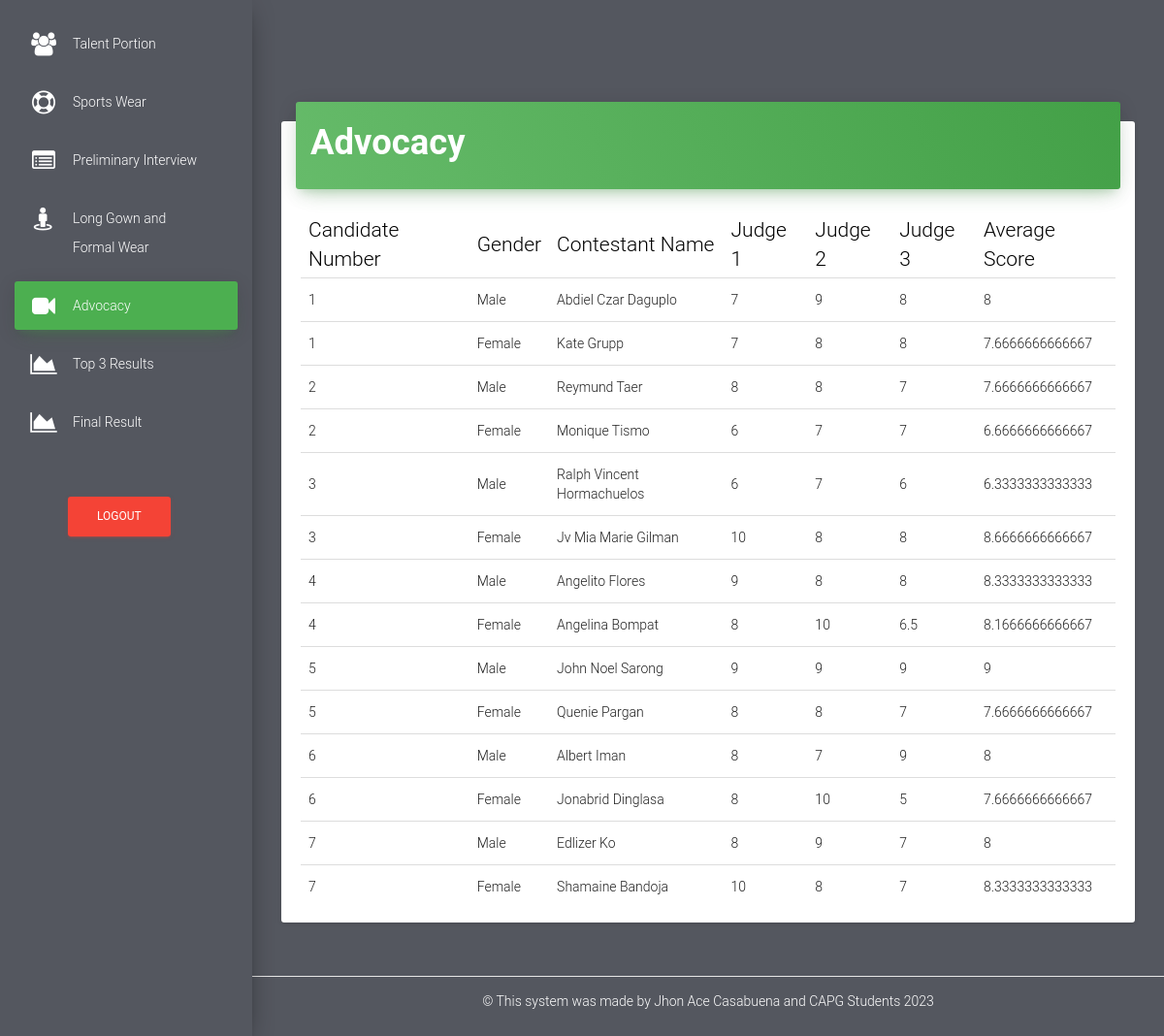
Page /result_advocacy.php (signed in) on the committed database.
### tables this page shows
CREATE TABLE `advocacy` (
  `id` int(11) NOT NULL,
  `candidate_no` int(11) NOT NULL,
  `name` varchar(100) NOT NULL,
  `gender` varchar(100) NOT NULL,
  `judge1` double NOT NULL,
  `judge2` double NOT NULL,
  `judge3` double NOT NULL,
  `judge4` double NOT NULL,
  `judge5` double NOT NULL,
  `average` double NOT NULL
);

### result_advocacy.php (the view, shortened to what this page needs)
<!doctype html>
<html lang="en">
<head>
    <link href="assets/css/bootstrap.min.css" rel="stylesheet" />
    <link href="assets/css/material-dashboard.css?v=1.2.0" rel="stylesheet" />
    <link href="assets/css/demo.css" rel="stylesheet" />
    <link href="font-awesome/css/font-awesome.css" rel="stylesheet">
    <link href="vendor/datatables/dataTables.bootstrap4.css" rel="stylesheet">
</head>
<body>
    <div class="wrapper" style="background-color: #54575F">
        <div class="sidebar" data-color="green" data-image="assets/img/sidebar-1.jpg">
            <div class="sidebar-wrapper">
                 <ul class="nav">
                    <li>
                        <a href="result_talent_night.php">
                            <i class="fa fa fa-users" style="color: white"></i>
                            <p style="color: white">Talent Portion</p>
                        </a>
                    </li>
                    <li>
                        <a href="result_sports_wear.php">
                            <i class="fa fa-life-ring" style="color: white"></i>
                            <p style="color: white">Sports Wear</p>
                        </a>
                    </li>
                    <li>
                        <a href="result_preliminary_interview.php">
                            <i class="fa fa-list-alt" style="color: white"></i>
                            <p style="color: white">Preliminary Interview</p>
                        </a>
                    </li>
                    <li>
                        <a href="result_long_gown_and_formal_wear.php">
                            <i class="fa fa fa-street-view" style="color: white"></i>
                            <p style="color: white">Long Gown and</p>
                            <p style="margin-left: 45px;color: white">Formal Wear</p>
                        </a>
                    </li>
                    <li class="active">
                        <a href="result_advocacy.php">
                            <i class="fa fa-video-camera" style="color: white"></i>
                            <p style="color: white">Advocacy</p>
                        </a>
                    </li>
                    <li>
                        <a href="results_top_3.php">
                            <i class="fa fa-area-chart" style="color: white"></i>
                            <p style="color: white">Top 3 Results</p>
                        </a>
                    </li>
                    <li>
                        <a href='final_result.php'>
                            <i class='fa fa-area-chart' style="color: white"></i>
                            <p style="color: white">Final Result</p>
                        </a>
                    </li>
					  <li>
                        <br>
                        <br>
                        <form method="post">
                                    <button class = "btn btn-danger" type='button' data-toggle="modal" data-target="#exampleModal20000" style="margin-left: 70px">Logout</button>
                                </form>
                    </li>
                </ul>
            </div>
        </div>
        <div class="main-panel">
            <nav class="navbar navbar-transparent navbar-absolute">
            </nav>
            <div class="content">
                <div class="container-fluid">
                    <div class="row">
                        <div class="col-md-12">
                            <div class="card">
                                <div class="card-header" data-background-color="green">
                                    <h2 class="title"><b>Advocacy</b></h2>
                                </div>
                                <div class="card-content table-responsive">
                                    <table class="table" id="dataTable">
                                        <thead style="font-weight: bold;color: black;font-size: 150%">
                                            <th>Candidate Number</th>
                                            <th>Gender</th>
                                            <th>Contestant Name</th>
                                            <th>Judge 1</th>
                                            <th>Judge 2</th>
                                            <th>Judge 3</th>
                                            <th>Average Score</th>
                                        </thead>
                                        <tbody>
				<?php
						$link = mysqli_connect("localhost","root","","tabulation");
						$sql = mysqli_query($link,"SELECT *FROM advocacy");
						for($a = 0 ; $a < $num_rows = mysqli_fetch_array($sql) ; $a++ )
						{
							$candidate_no = $num_rows['candidate_no'];
							$name = $num_rows['name'];
                            $gender = $num_rows['gender'];
							$judge1 = $num_rows['judge1'];
							$judge2 = $num_rows['judge2'];
							$judge3 = $num_rows['judge3'];
							$average = ($judge1 + $judge2 + $judge3)/3;
							echo "
							<tr>
								<td>$candidate_no</td>
                                <td>$gender</td>
								<td>$name</td>
								<td>$judge1</td>
								<td>$judge2</td>
								<td>$judge3</td>
								<td>$average</td>
							</tr>
							";
						}
				?>
                                        </tbody>
                                    </table>
                                </div>
                            </div>
                        </div>
                    </div>
                </div>
            </div>
           <footer class="footer">
                <div class="container-fluid">
                    <p class="text-center" style="color: white">
                        &copy;
                  This system was made by Jhon Ace Casabuena and CAPG Students
                    </p>
                </div>
            </footer>
        </div>
    </div>
</body>
</html>

### rows in the picture
advocacy: candidate_no "1", gender "Male", name "Abdiel Czar Daguplo", judge1 "7", judge2 "9", judge3 "8"
advocacy: candidate_no "1", gender "Female", name "Kate Grupp", judge1 "7", judge2 "8", judge3 "8", average "7.6666666666667"
advocacy: candidate_no "2", gender "Male", name "Reymund Taer", judge1 "8", judge2 "8", judge3 "7", average "7.6666666666667"
advocacy: candidate_no "2", gender "Female", name "Monique Tismo", judge1 "6", judge2 "7", judge3 "7", average "6.6666666666667"
advocacy: candidate_no "3", gender "Male", name "Ralph Vincent Hormachuelos", judge1 "6", judge2 "7", judge3 "6", average "6.3333333333333"
advocacy: candidate_no "3", gender "Female", name "Jv Mia Marie Gilman", judge1 "10", judge2 "8", judge3 "8", average "8.6666666666667"
advocacy: candidate_no "4", gender "Male", name "Angelito Flores", judge1 "9", judge2 "8", judge3 "8", average "8.3333333333333"
advocacy: candidate_no "4", gender "Female", name "Angelina Bompat", judge1 "8", judge2 "10", judge3 "6.5", average "8.1666666666667"
advocacy: candidate_no "5", gender "Male", name "John Noel Sarong", judge1 "9", judge2 "9", judge3 "9"
advocacy: candidate_no "5", gender "Female", name "Quenie Pargan", judge1 "8", judge2 "8", judge3 "7", average "7.6666666666667"
advocacy: candidate_no "6", gender "Male", name "Albert Iman", judge1 "8", judge2 "7", judge3 "9"
advocacy: candidate_no "6", gender "Female", name "Jonabrid Dinglasa", judge1 "8", judge2 "10", judge3 "5", average "7.6666666666667"
advocacy: candidate_no "7", gender "Male", name "Edlizer Ko", judge1 "8", judge2 "9", judge3 "7"
advocacy: candidate_no "7", gender "Female", name "Shamaine Bandoja", judge1 "10", judge2 "8", judge3 "7", average "8.3333333333333"
